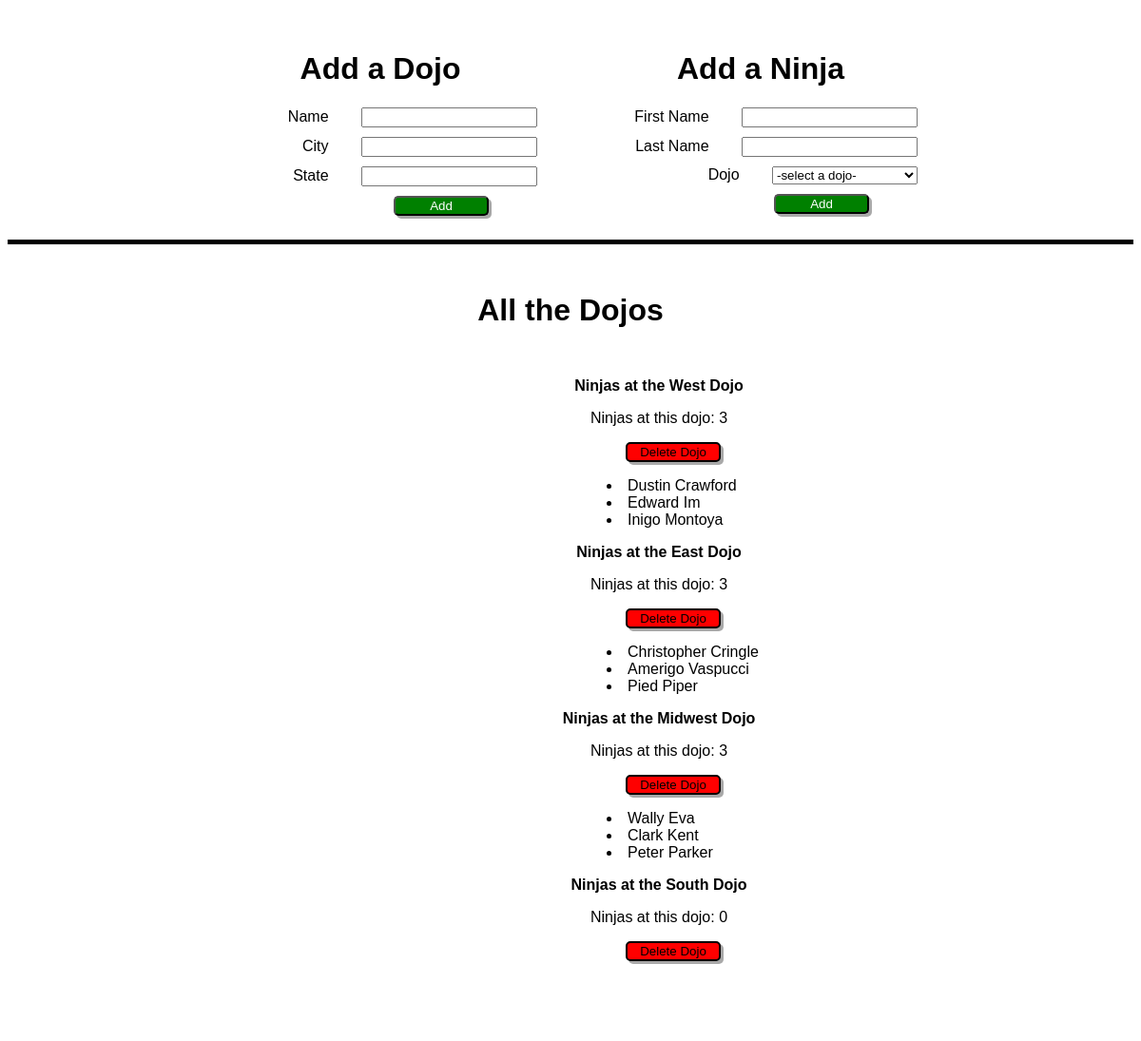
Before: / with the older database file.
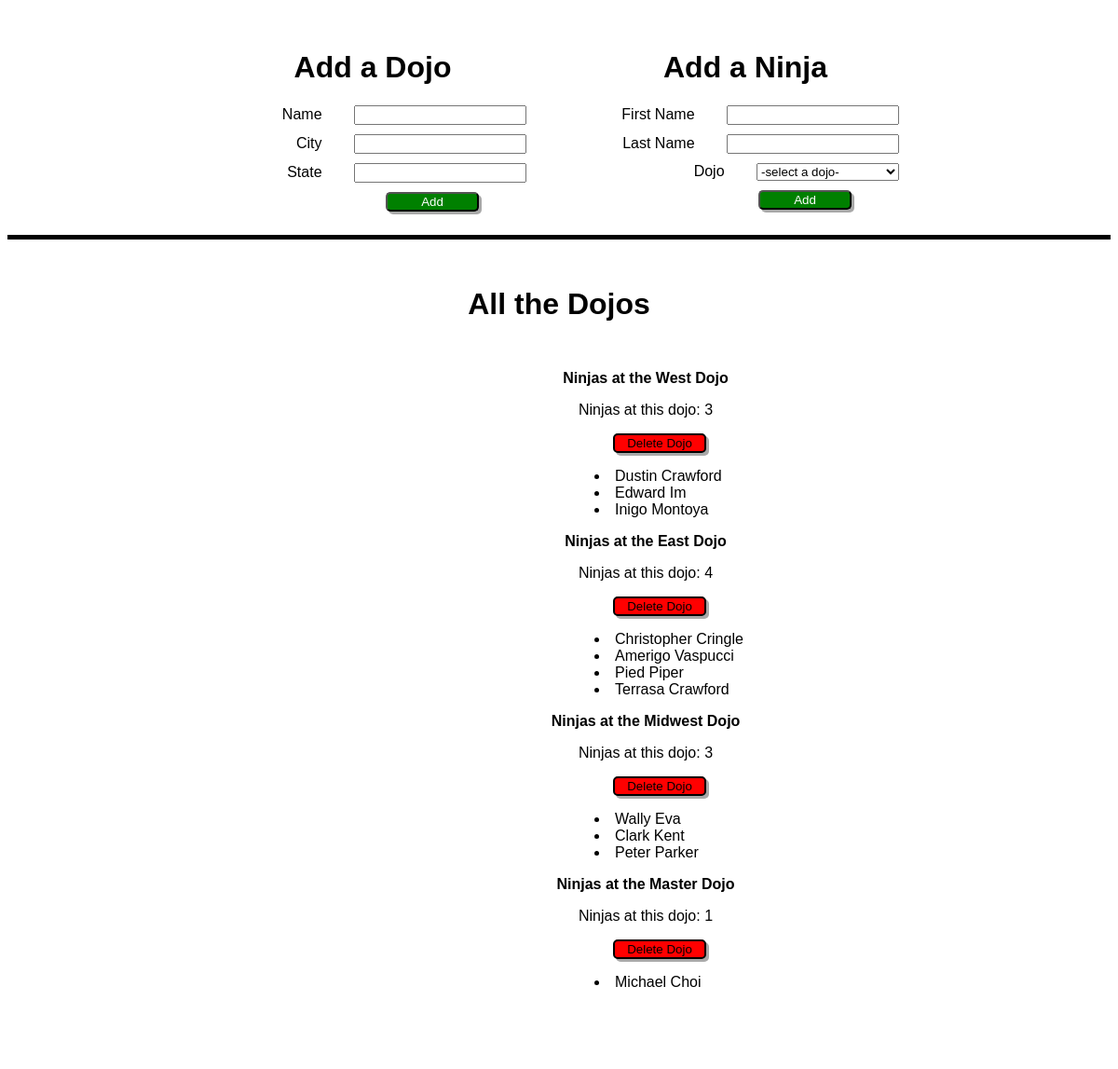
After: the same page with the newer database file.
### dojo_ninjas_app/models.py (models this page shows)
class Dojo(models.Model):
    name = models.CharField(max_length=255)
    city = models.CharField(max_length=255)
    state = models.CharField(max_length=2)

class Ninja(models.Model):
    first_name = models.CharField(max_length=255)
    last_name = models.CharField(max_length=255)
    dojo = models.ForeignKey(Dojo, related_name="ninjas", on_delete=models.CASCADE)

### dojo_ninjas_app/views.py (the view)
# urls.py: path('', views.index),
def index(request):
    context = {
        'dojos': Dojo.objects.all(),
    }
    return render(request, 'index.html', context)

### dojo_ninjas_app/templates/index.html (shortened to what this page needs)
<!DOCTYPE html>
<html lang="en">
<head>
    {% load static %}
    <link rel="stylesheet" href="{% static 'css/style.css' %}">
</head>
<body>
    <div class="top">
        <div class="dojoForm">
            <h1>Add a Dojo</h1>
            <form action="/add_dojo" method="POST">
                <div class="row">
                    <label for="name">Name</label>
                    <input type="text" name="name">
                </div>
                <div class="row">
                    <label for="city">City</label>
                    <input type="text" name="city">
                </div>
                <div class="row">
                    <label for="state">State</label>
                    <input type="text" name="state">
                </div>
                <button type="submit">Add</button>
            </form>
        </div>
        <div class="ninjaForm">
            <h1>Add a Ninja</h1>
            <form action="/add_ninja" method="POST">
                <div class="row">
                    <label for="first_name">First Name</label>
                    <input type="text" name="first_name">
                </div>
                <div class="row">
                    <label for="last_name">Last Name</label>
                    <input type="text" name="last_name">
                </div>
                <div class="row">
                    <label for="dojo">Dojo</label>
                    <select name="dojo" id="dojo">
                        <option disabled selected>-select a dojo-</option>
                    </select>
                </div>
                <button type="submit">Add</button>
            </form>
        </div>
    </div>
    <div class="bottom">
        <h1>All the Dojos</h1>
        <div class="list">
            {% for dojo in dojos %}
            <h4>Ninjas at the {{ dojo.name }} Dojo</h4>
            <p>Ninjas at this dojo: {{ dojo.ninjas.all | length }}</p>
            <form action="/delete" method="POST">
                <button type="submit" class="delete">Delete Dojo</button>
            </form>
            <ul>
                {% for ninja in dojo.ninjas.all %}
                <li>{{ ninja.first_name}} {{ ninja.last_name }}</li>
                {% endfor %}
            </ul>
            {% endfor %}
        </div>
    </div>
</body>
</html>

### dojo_ninjas_app/static/css/style.css (style rules this page uses)
body { font-family: Arial, Helvetica, sans-serif; }
.top { display: flex; justify-content: center; }
.dojoForm, .ninjaForm { display: inline-block; width: 350px; padding: 25px; text-align: center; }
.row { margin: 10px; text-align: right; }
input, select { margin-left: 30px; }
select { width: 153px; }
button { background-color: green; color: white; width: 100px; box-shadow: 3px 3px darkgray; border-radius: 5px; margin-left: 128px; }
.bottom { border-top: 5px solid black; padding: 30px; text-align: center; }
.list { width: 450px; margin-left: 400px; padding: 30px; }
ul { text-align: left; list-style-position: inside; }
li { margin-left: 130px; }
h4 { display: inline; }
.delete { background-color: red; color: black; border-radius: 5px; border: 2px solid black; margin-left: 30px; }

Changed rows visible on the page:
removed Dojo: name "South", ninjas.all|length "0"
computed for Dojo "East": ninjas.all|length "3" → "4"
added Ninja: first_name "Terrasa", last_name "Crawford", shown under Dojo "East"
added Dojo: name "Master", ninjas.all|length "1"
added Ninja: first_name "Michael", last_name "Choi", shown under "Master"
